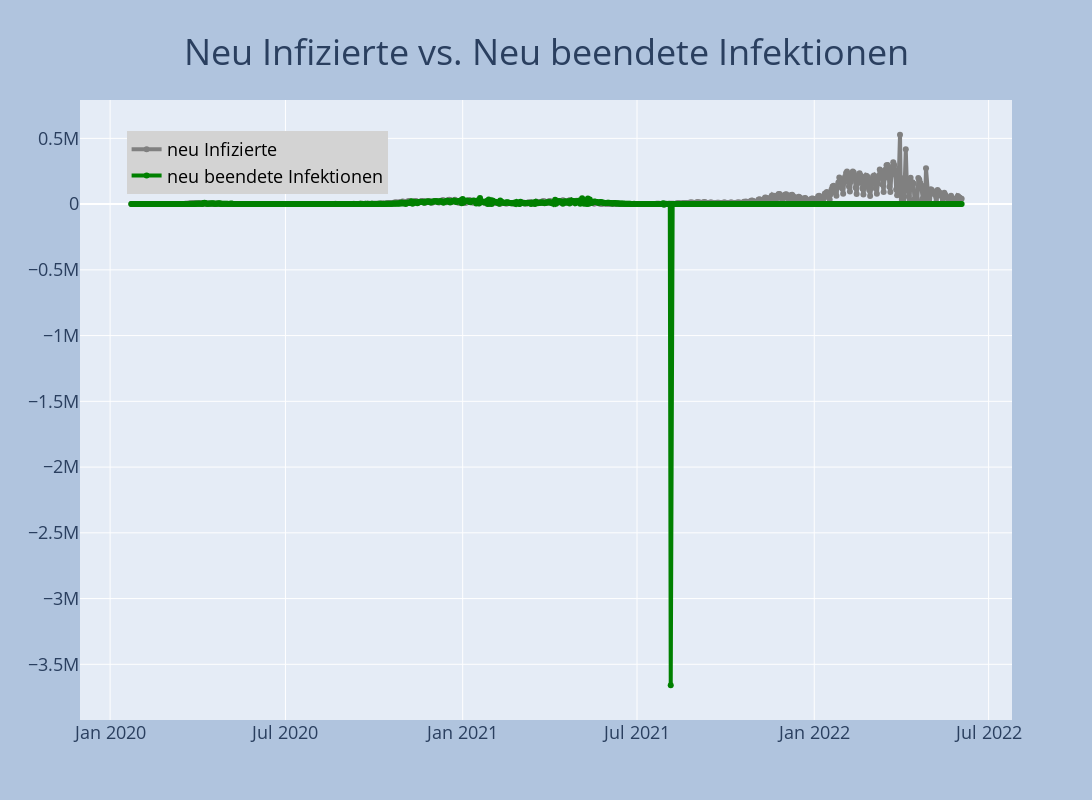

Source (notebook cell):
### Code cell
fig = go.Figure()
fig.add_trace(go.Scatter(x=df.datum, y=df.neu_infiziert,line=dict(color='grey', width=4),mode='lines+markers',name='neu Infizierte',))
fig.add_trace(go.Scatter(x=df.datum, y=df.neu_beendet,line=dict(color='green', width=4), mode='lines+markers', name='neu beendete Infektionen'))
fig = plot_layout(fig, 'Neu Infizierte vs. Neu beendete Infektionen')
fig.show()

### Figure 1 — Plotly figure (JSON) as saved in the notebook; plotly's stock layout.template omitted (floating-point values rounded to 4 significant figures; data arrays with more than 128 entries replaced by an {"elided": "..."} marker saying what was removed)
{"data": [{"line": {"color": "grey", "width": 4}, "mode": "lines+markers", "name": "neu Infizierte", "type": "scatter", "x": {"elided": "864 str values"}, "y": {"elided": "864 int values"}}, {"line": {"color": "green", "width": 4}, "mode": "lines+markers", "name": "neu beendete Infektionen", "type": "scatter", "x": {"elided": "864 str values"}, "y": {"elided": "864 int values"}}], "layout": {"autosize": false, "height": 800, "hovermode": "x", "legend": {"bgcolor": "lightgray", "font": {"color": "black", "size": 18}, "x": 0.05, "y": 0.95}, "paper_bgcolor": "LightSteelBlue", "title": {"font": {"size": 36}, "text": "Neu Infizierte vs. Neu beendete Infektionen", "x": 0.5, "xanchor": "center", "y": 0.95}, "width": 1600, "xaxis": {"tickfont": {"size": 18}}, "yaxis": {"tickfont": {"size": 18}}}}
